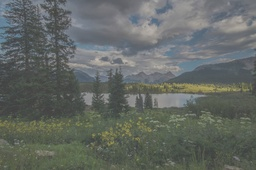
#> input picture Lab1/low_contrast_image.jpg, 256 x 170 px, shrunk from 2560 x 1696 before the run
$ python histogram_equalization.py
#> lines starting #> are read from the running program, lines starting #| are printed output that depends on the picture
import math

import cv2
import numpy as np
from matplotlib import pyplot as plt

hist_size = 256
hist_range = (0, 256)


# Отображает гистограммы и сохраняет их в файл
def show_hists(red_hist, green_hist, blue_hist, title="RGB Histograms", filename=None):
    if filename is None:
        filename = title

    x = range(*hist_range)
    plt.title(title)
    for hist, color in [(red_hist, "red"), (green_hist, "green"), (blue_hist, "blue")]:
        y = list(map(lambda value: value[0], hist))
        plt.plot(x, y, color=color)
    figure = plt.gcf()
    plt.show()
    plt.draw()
    figure.savefig(filename + ".jpg")


# Создаёт гистограммы и отображает их
def show_and_save_image_hists(img, title="RGB Histograms", filename="hist_image"):
    image_bgr = cv2.split(img)
    b_hist = cv2.calcHist(image_bgr, [0], None, [hist_size], hist_range)
    g_hist = cv2.calcHist(image_bgr, [1], None, [hist_size], hist_range)
    r_hist = cv2.calcHist(image_bgr, [2], None, [hist_size], hist_range)
    show_hists(r_hist, g_hist, b_hist, title, filename)


# Обрабатывает изображение с помощью нелинейного растяжения динамического диапазона
def stretch_image_nonlinear(img, alpha=0.5):
    if img.dtype == np.uint8:
        img_new = img.astype(np.float32) / 255
    else:
        img_new = img

    # Разбиваем изображение на слои
    img_bgr = cv2.split(img_new)
    img_new_bgr = []
    for layer in img_bgr:
        img_min = layer.min()
        img_max = layer.max()
        # Формула нелинейного растяжения динамического диапазона
        img_new = np.clip((((layer - img_min) / (img_max - img_min)) ** alpha), 0, 1)
        img_new_bgr.append(img_new)

    # Собираем слои в изображение
    img_new = cv2.merge(img_new_bgr)
    if img.dtype == np.uint8:
        img_new = (255 * img_new).clip(0, 255).astype(np.uint8)
    return img_new


# Выравнивает гистограммы канала методом равномерного преобразования
def equalize_channel_uniform(ch):
    img_min = ch.min()
    img_max = ch.max()
    histogram = cv2.calcHist([ch], [0], None, [hist_size], hist_range)
    # Вычисляем кумулятивную гистограмму
    histogram_cumulative = np.cumsum(histogram) / (rows * cols)
    # Создаём LUT
    lookup_table = np.uint8((img_max - img_min) * histogram_cumulative + img_min)
    # Применяем LUT
    ch_equalized = cv2.LUT(ch, lookup_table)
    return ch_equalized


# Выравнивает гистограммы изображения методом экспоненциального преобразования
def equalize_image_exponential(img, alpha=0.5):
    rows, cols, _ = img.shape
    img_min = img.min()

    # Вычисляем кумулятивную гистограмму
    histogram = cv2.calcHist([img], [0], None, [hist_size], hist_range)
    histogram_cumulative = np.cumsum(histogram) / (rows * cols)

    # Разбиваем изображение на каналы
    channels = cv2.split(img)
    channels_equalized = []
    for ch in channels:
        ch_equalized = np.zeros_like(ch, dtype=np.float32)
        # Обрабатываем каждый пиксель канала
        for i in range(ch.shape[0]):
            for j in range(ch.shape[1]):
                pixel = ch[i, j]
                # Защита от деления на 0
                x = 1 - histogram_cumulative[pixel] or 0.001
                # Формула экспоненциального преобразования
                ch_equalized[i][j] = img_min - ((1 / alpha) * math.log(x))
        # Нормализация канала
        ch_equalized = cv2.normalize(ch_equalized, None, 0, 255, cv2.NORM_MINMAX)
        ch_equalized = np.clip(ch_equalized, 0, 255).astype(np.uint8)
        channels_equalized.append(ch_equalized.astype(np.uint8))

    # Собираем каналы в изображение
    img_new = cv2.merge(channels_equalized)
    return img_new


# Выравнивает гистограммы изображения преобразованием по закону Рэлея
def equalize_image_rayleigh_law(img, alpha=0.5):
    rows, cols, _ = img.shape
    img_min = img.min()

    # Вычисляем кумулятивную гистограмму
    histogram = cv2.calcHist([img], [0], None, [hist_size], hist_range)
    histogram_cumulative = np.cumsum(histogram) / (rows * cols)

    # Разбиваем изображение на каналы
    channels = cv2.split(img)
    channels_equalized = []
    for ch in channels:
        ch_equalized = np.zeros_like(ch, dtype=np.float32)
        # Обрабатываем каждый пиксель канала
        for i in range(ch.shape[0]):
            for j in range(ch.shape[1]):
                pixel = ch[i, j]
                # Защита от деления на 0
                x = 1 - histogram_cumulative[pixel] or 0.001
                # Формула преобразования по закону Рэлея
                ch_equalized[i][j] = img_min + math.sqrt(2 * alpha ** 2 * math.log(1 / x))
        # Нормализация канала
        ch_equalized = cv2.normalize(ch_equalized, None, 0, 255, cv2.NORM_MINMAX)
        ch_equalized = np.clip(ch_equalized, 0, 255).astype(np.uint8)
        channels_equalized.append(ch_equalized.astype(np.uint8))

    # Собираем каналы в изображение
    img_new = cv2.merge(channels_equalized)
    return img_new


# Выравнивает гистограммы изображения преобразованием по закону степени 2/3
def equalize_image_power_2_3_law(img):
    rows, cols, _ = img.shape

    # Вычисляем кумулятивную гистограмму
    histogram = cv2.calcHist([img], [0], None, [hist_size], hist_range)
    histogram_cumulative = np.cumsum(histogram) / (rows * cols)

    # Разбиваем изображение на каналы
    channels = cv2.split(img)
    channels_equalized = []
    for ch in channels:
        ch_equalized = np.zeros_like(ch, dtype=np.float32)
        # Обрабатываем каждый пиксель канала
        for i in range(ch.shape[0]):
            for j in range(ch.shape[1]):
                # Формула преобразования по закону степени 2/3
                ch_equalized[i][j] = histogram_cumulative[ch[i, j]] ** (2 / 3)
        # Нормализация канала
        ch_equalized = cv2.normalize(ch_equalized, None, 0, 255, cv2.NORM_MINMAX)
        ch_equalized = np.clip(ch_equalized, 0, 255).astype(np.uint8)
        channels_equalized.append(ch_equalized.astype(np.uint8))

    # Собираем каналы в изображение
    img_new = cv2.merge(channels_equalized)
    return img_new

# Выравнивает гистограммы изображения методом гиперболического преобразования
def equalize_image_hyperbolic(img, alpha=0.5):
    rows, cols, _ = img.shape

    # Вычисляем кумулятивную гистограмму
    histogram = cv2.calcHist([img], [0], None, [hist_size], hist_range)
    histogram_cumulative = np.cumsum(histogram) / (rows * cols)

    # Разбиваем изображение на каналы
    channels = cv2.split(img)
    channels_equalized = []
    for ch in channels:
        ch_equalized = np.zeros_like(ch, dtype=np.float32)
        # Обрабатываем каждый пиксель канала
        for i in range(ch.shape[0]):
            for j in range(ch.shape[1]):
                # Формула преобразования по закону степени 2/3
                ch_equalized[i][j] = alpha ** histogram_cumulative[ch[i, j]]
        # Нормализация канала
        ch_equalized = cv2.normalize(ch_equalized, None, 0, 255, cv2.NORM_MINMAX)
        ch_equalized = np.clip(ch_equalized, 0, 255).astype(np.uint8)
        channels_equalized.append(ch_equalized.astype(np.uint8))

    # Собираем каналы в изображение
    img_new = cv2.merge(channels_equalized)
    return img_new

# Считываем изображение
image = cv2.imread("low_contrast_image.jpg")
#> image is the input picture: shape (170, 256, 3); mean B, G, R 100.2, 104.7, 99.5
rows, cols, _ = image.shape
#> rows = 170; cols = 256
histogram_size = image.shape
#> histogram_size = (170, 256, 3)
# Разбиваем изображение на каналы
channels = cv2.split(image)
# Сохраняем исходные гистограммы
title = "Original Histograms"
show_and_save_image_hists(image, title)
#> in show_and_save_image_hists, `b_hist = cv2.calcHist(image_bgr, [0], None, [hist_size], hist_range)`: b_hist = 256 values, max 1233 at index 79, min 0 at index 0, mean 170
#> in show_and_save_image_hists, `g_hist = cv2.calcHist(image_bgr, [1], None, [hist_size], hist_range)`: g_hist = 256 values, max 923 at index 90, min 0 at index 0, mean 170
#> in show_and_save_image_hists, `r_hist = cv2.calcHist(image_bgr, [2], None, [hist_size], hist_range)`: r_hist = 256 values, max 968 at index 86, min 0 at index 0, mean 170
#> the loop in show_hists, `for hist, color in [(red_hist, "red"), (green_hist, "green"), (blue_hi..` made 3 passes
#> color on passes 1 to 3: 'red', 'green', 'blue'
histogram = cv2.imread(title + ".jpg")

# Нелинейное растяжение динамического диапазона
image_stretched_nonlinear = stretch_image_nonlinear(image, alpha=0.5)
#> the loop in stretch_image_nonlinear, `for layer in img_bgr:` made 3 passes
#> (img_min, img_max) on passes 1 to 3: (0.173, 0.706), (0.255, 0.737), (0.231, 0.765)
#> after the loop in stretch_image_nonlinear, `for layer in img_bgr:`: img_new_bgr = 3 items
cv2.imwrite("image_stretched_nonlinear.jpg", image_stretched_nonlinear)
title = "Stretched Nonlinear Histograms"
show_and_save_image_hists(image_stretched_nonlinear, title)
#> the loop in show_hists (call 2), `for hist, color in [(red_hist, "red"), (green_hist, "green"), (blue_hi..` made 3 passes

# Равномерное преобразование
image_equalized_uniform = cv2.merge([equalize_channel_uniform(ch) for ch in channels])
#> in equalize_channel_uniform, `img_min = ch.min()`: img_min = 44
#> in equalize_channel_uniform, `img_max = ch.max()`: img_max = 180
#> in equalize_channel_uniform, `histogram = cv2.calcHist([ch], [0], None, [hist_size], hist_range)`: histogram has the same summary as b_hist in show_and_save_image_hists
#> in equalize_channel_uniform, `histogram_cumulative = np.cumsum(histogram) / (rows * cols)`: histogram_cumulative = 256 values from 0 to 1
#> in equalize_channel_uniform, `lookup_table = np.uint8((img_max - img_min) * histogram_cumulative + i..`: lookup_table = 256 values from 44 to 180
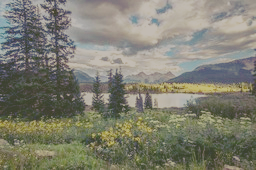
#> image_equalized_uniform: shape (170, 256, 3); mean of channels 0, 1, 2 112.5, 126.9, 127.4; drawn as B, G, R
cv2.imwrite("image_equalized_uniform.jpg", image_equalized_uniform)
title = "Equalized Uniform Histograms"
show_and_save_image_hists(image_equalized_uniform, title)

# Экспоненциальное преобразование
image_equalized_exponential = equalize_image_exponential(image, alpha=0.5)
#> in equalize_image_exponential, `img_min = img.min()`: img_min = 44
#> in equalize_image_exponential, `histogram = cv2.calcHist([img], [0], None, [hist_size], hist_range)`: histogram has the same summary as b_hist in show_and_save_image_hists
#> in equalize_image_exponential, `histogram_cumulative = np.cumsum(histogram) / (rows * cols)`: histogram_cumulative = 256 values from 0 to 1
#> the loop in equalize_image_exponential, `for ch in channels:` made 3 passes
#> after the loop in equalize_image_exponential, `for ch in channels:`:
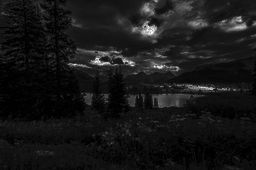
#> ch_equalized: shape (170, 256); min 0, max 254, mean 23.2
#> after the loop in equalize_image_exponential, `for ch in channels:`: channels_equalized = 3 items
cv2.imwrite("image_equalized_exponential.jpg", image_equalized_exponential)
title = "Equalized Exponential Histograms"
show_and_save_image_hists(image_equalized_exponential, title)

# Преобразование по закону Рэлея
image_equalized_rayleigh_law = equalize_image_rayleigh_law(image, alpha=0.5)
#> in equalize_image_rayleigh_law, `img_min = img.min()`: img_min = 44
#> in equalize_image_rayleigh_law, `histogram = cv2.calcHist([img], [0], None, [hist_size], hist_range)`: histogram has the same summary as b_hist in show_and_save_image_hists
#> in equalize_image_rayleigh_law, `histogram_cumulative = np.cumsum(histogram) / (rows * cols)`: histogram_cumulative = 256 values from 0 to 1
#> the loop in equalize_image_rayleigh_law, `for ch in channels:` made 3 passes
#> after the loop in equalize_image_rayleigh_law, `for ch in channels:`: channels_equalized = 3 items
cv2.imwrite("image_equalized_rayleigh_law.jpg", image_equalized_rayleigh_law)
title = "Equalized Rayleigh Law Histograms"
show_and_save_image_hists(image_equalized_rayleigh_law, title)
#> the loop in show_hists (call 5), `for hist, color in [(red_hist, "red"), (green_hist, "green"), (blue_hi..` made 3 passes
#> in show_hists (call 5), `plt.show()`:
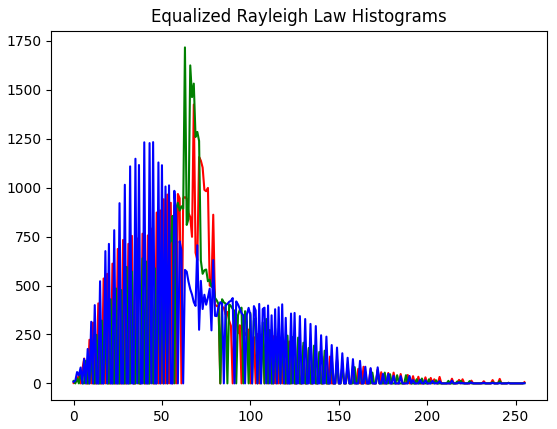
#> figure drawn by matplotlib, 1 panel; curve peaks at x = 68, y = 1425; curve peaks at x = 63, y = 1717; curve peaks at x = 45, y = 1233

# Преобразование по закону степени 2/3
image_equalized_power_2_3_law = equalize_image_power_2_3_law(image)
#> in equalize_image_power_2_3_law, `histogram = cv2.calcHist([img], [0], None, [hist_size], hist_range)`: histogram has the same summary as b_hist in show_and_save_image_hists
#> in equalize_image_power_2_3_law, `histogram_cumulative = np.cumsum(histogram) / (rows * cols)`: histogram_cumulative = 256 values from 0 to 1
#> the loop in equalize_image_power_2_3_law, `for ch in channels:` made 3 passes
#> after the loop in equalize_image_power_2_3_law, `for ch in channels:`: channels_equalized = 3 items
#> in equalize_image_power_2_3_law, `img_new = cv2.merge(channels_equalized)`:
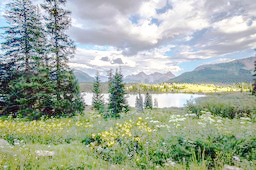
#> img_new: shape (170, 256, 3); mean of channels 0, 1, 2 154.3, 170.6, 158.9; drawn as B, G, R
cv2.imwrite("image_equalized_power_2_3_law.jpg", image_equalized_power_2_3_law)
title = "Equalized Power 2/3 Law Histograms"
filename = "Equalized Power 2_3 Law Histograms"
show_and_save_image_hists(image_equalized_power_2_3_law, title, filename)
#> the loop in show_hists (call 6), `for hist, color in [(red_hist, "red"), (green_hist, "green"), (blue_hi..` made 3 passes
#> in show_hists (call 6), `plt.show()`:
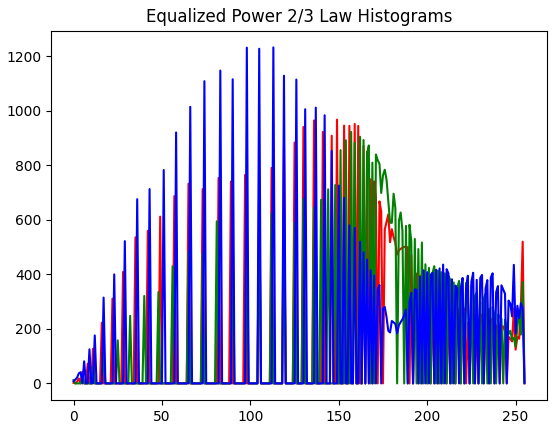
#> figure drawn by matplotlib, 1 panel; curve peaks at x = 149, y = 968; curve peaks at x = 157, y = 923; curve peaks at x = 113, y = 1233

# Гиперболическое преобразование
image_equalized_hyperbolic = equalize_image_hyperbolic(image, alpha=0.5)
#> in equalize_image_hyperbolic, `histogram = cv2.calcHist([img], [0], None, [hist_size], hist_range)`: histogram has the same summary as b_hist in show_and_save_image_hists
#> in equalize_image_hyperbolic, `histogram_cumulative = np.cumsum(histogram) / (rows * cols)`: histogram_cumulative = 256 values from 0 to 1
#> the loop in equalize_image_hyperbolic, `for ch in channels:` made 3 passes
#> after the loop in equalize_image_hyperbolic, `for ch in channels:`: channels_equalized = 3 items
#> in equalize_image_hyperbolic, `img_new = cv2.merge(channels_equalized)`:
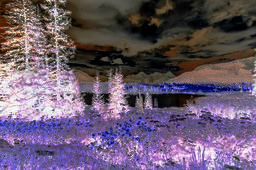
#> img_new: shape (170, 256, 3); mean of channels 0, 1, 2 110.3, 89.4, 105; drawn as B, G, R
cv2.imwrite("image_equalized_hyperbolic.jpg", image_equalized_hyperbolic)
title = "Equalized Hyperbolic Histograms"
show_and_save_image_hists(image_equalized_hyperbolic, title)

# Склеиваем результирующие изображения для сравнения
result = np.vstack((image, image_stretched_nonlinear, image_equalized_uniform, image_equalized_exponential,
                    image_equalized_rayleigh_law, image_equalized_power_2_3_law, image_equalized_hyperbolic))
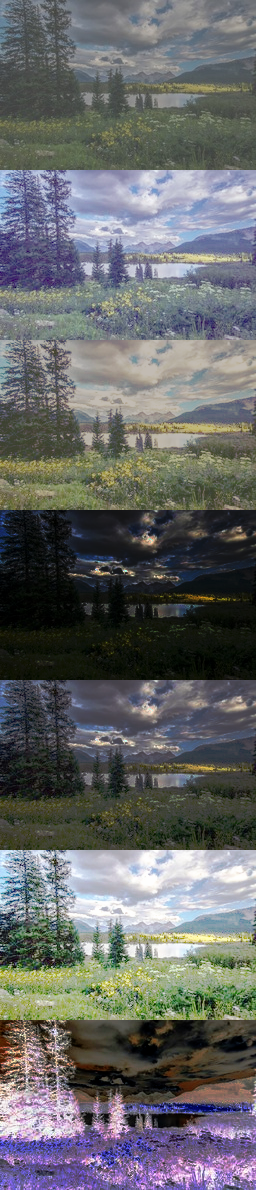
#> result: shape (1190, 256, 3); mean B, G, R 104.2, 103.8, 102.3
cv2.imwrite("result.jpg", result)
